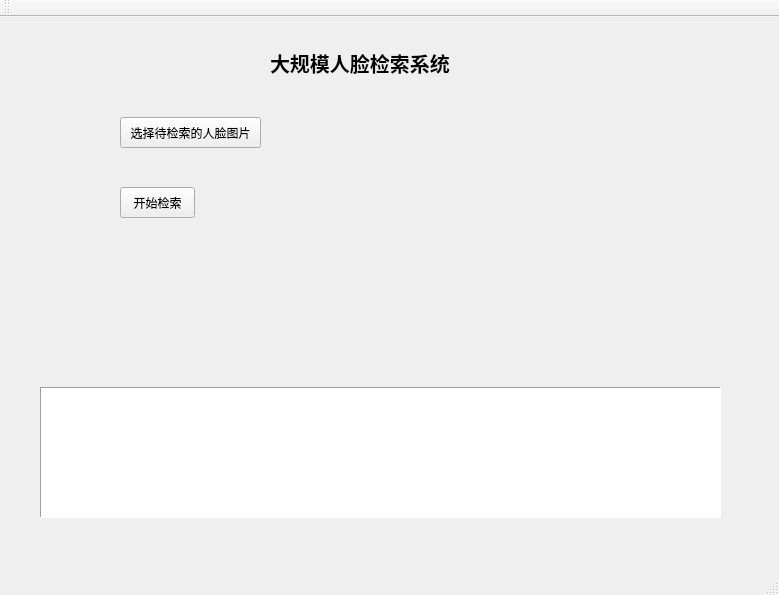
<?xml version="1.0" encoding="UTF-8"?>
<ui version="4.0">
 <class>MainWindow</class>
 <widget class="QMainWindow" name="MainWindow">
  <property name="geometry">
   <rect>
    <x>0</x>
    <y>0</y>
    <width>779</width>
    <height>595</height>
   </rect>
  </property>
  <property name="windowTitle">
   <string>大规模人脸检索系统</string>
  </property>
  <widget class="QWidget" name="centralWidget">
   <widget class="QLabel" name="title">
    <property name="geometry">
     <rect>
      <x>270</x>
      <y>30</y>
      <width>191</width>
      <height>31</height>
     </rect>
    </property>
    <property name="font">
     <font>
      <pointsize>15</pointsize>
      <weight>75</weight>
      <italic>false</italic>
      <bold>true</bold>
     </font>
    </property>
    <property name="text">
     <string>大规模人脸检索系统</string>
    </property>
    <property name="textFormat">
     <enum>Qt::AutoText</enum>
    </property>
   </widget>
   <widget class="QPushButton" name="chooseFace">
    <property name="geometry">
     <rect>
      <x>120</x>
      <y>100</y>
      <width>141</width>
      <height>31</height>
     </rect>
    </property>
    <property name="text">
     <string>选择待检索的人脸图片</string>
    </property>
   </widget>
   <widget class="QLabel" name="choosenFace">
    <property name="geometry">
     <rect>
      <x>440</x>
      <y>90</y>
      <width>181</width>
      <height>131</height>
     </rect>
    </property>
    <property name="text">
     <string/>
    </property>
   </widget>
   <widget class="QPushButton" name="search">
    <property name="geometry">
     <rect>
      <x>120</x>
      <y>170</y>
      <width>75</width>
      <height>31</height>
     </rect>
    </property>
    <property name="text">
     <string>开始检索</string>
    </property>
   </widget>
   <widget class="QLabel" name="result_1">
    <property name="geometry">
     <rect>
      <x>60</x>
      <y>260</y>
      <width>61</width>
      <height>61</height>
     </rect>
    </property>
    <property name="frameShape">
     <enum>QFrame::NoFrame</enum>
    </property>
    <property name="lineWidth">
     <number>1</number>
    </property>
    <property name="text">
     <string/>
    </property>
   </widget>
   <widget class="QLabel" name="result_2">
    <property name="geometry">
     <rect>
      <x>210</x>
      <y>261</y>
      <width>61</width>
      <height>61</height>
     </rect>
    </property>
    <property name="text">
     <string/>
    </property>
   </widget>
   <widget class="QLabel" name="similarity_2">
    <property name="geometry">
     <rect>
      <x>210</x>
      <y>350</y>
      <width>54</width>
      <height>12</height>
     </rect>
    </property>
    <property name="text">
     <string/>
    </property>
   </widget>
   <widget class="QLabel" name="result_3">
    <property name="geometry">
     <rect>
      <x>370</x>
      <y>261</y>
      <width>61</width>
      <height>61</height>
     </rect>
    </property>
    <property name="text">
     <string/>
    </property>
   </widget>
   <widget class="QLabel" name="similarity_1">
    <property name="geometry">
     <rect>
      <x>60</x>
      <y>350</y>
      <width>54</width>
      <height>12</height>
     </rect>
    </property>
    <property name="text">
     <string/>
    </property>
   </widget>
   <widget class="QLabel" name="similarity_3">
    <property name="geometry">
     <rect>
      <x>370</x>
      <y>350</y>
      <width>54</width>
      <height>12</height>
     </rect>
    </property>
    <property name="text">
     <string/>
    </property>
   </widget>
   <widget class="QLabel" name="result_4">
    <property name="geometry">
     <rect>
      <x>523</x>
      <y>261</y>
      <width>61</width>
      <height>61</height>
     </rect>
    </property>
    <property name="text">
     <string/>
    </property>
   </widget>
   <widget class="QLabel" name="similarity_4">
    <property name="geometry">
     <rect>
      <x>520</x>
      <y>350</y>
      <width>54</width>
      <height>12</height>
     </rect>
    </property>
    <property name="text">
     <string/>
    </property>
   </widget>
   <widget class="QLabel" name="result_5">
    <property name="geometry">
     <rect>
      <x>663</x>
      <y>261</y>
      <width>61</width>
      <height>61</height>
     </rect>
    </property>
    <property name="text">
     <string/>
    </property>
   </widget>
   <widget class="QLabel" name="similarity_5">
    <property name="geometry">
     <rect>
      <x>670</x>
      <y>350</y>
      <width>54</width>
      <height>12</height>
     </rect>
    </property>
    <property name="text">
     <string/>
    </property>
   </widget>
   <widget class="QTableView" name="myTableView">
    <property name="geometry">
     <rect>
      <x>40</x>
      <y>370</y>
      <width>681</width>
      <height>131</height>
     </rect>
    </property>
    <property name="frameShape">
     <enum>QFrame::Panel</enum>
    </property>
   </widget>
  </widget>
  <widget class="QMenuBar" name="menuBar">
   <property name="geometry">
    <rect>
     <x>0</x>
     <y>0</y>
     <width>779</width>
     <height>23</height>
    </rect>
   </property>
  </widget>
  <widget class="QToolBar" name="mainToolBar">
   <attribute name="toolBarArea">
    <enum>TopToolBarArea</enum>
   </attribute>
   <attribute name="toolBarBreak">
    <bool>false</bool>
   </attribute>
  </widget>
  <widget class="QStatusBar" name="statusBar"/>
 </widget>
 <layoutdefault spacing="6" margin="11"/>
 <resources/>
 <connections/>
</ui>
